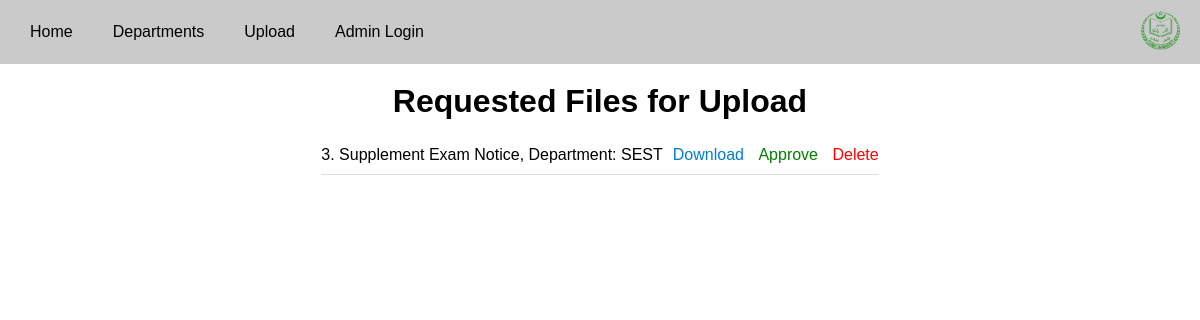
Page /admin/requests on the committed database.
### website/models.py (models this page shows)
class File(db.Model):
    id = db.Column(db.Integer(),primary_key=True)
    file_name = db.Column(db.String(200))
    file_path = db.Column(db.String(50))
    dept = db.Column(db.String(100))
    file_status = db.Column(db.Boolean(), default=False)
    user_id = db.Column(db.Integer(), db.ForeignKey('user.id'))
    user = db.relationship('User', back_populates='files')

### website/views.py (the view)
@login_required
@admin_.route('/requests')
def file_requests():
    files=File.query.all()
    return render_template('request.html', files=files)

### website/templates/request.html (shortened to what this page needs)
{% extends "base.html" %}
{%block content%}
<div class="container">
    <div class="intro-div">
        <h1>Requested Files for Upload</h1>
    </div>
    <br>
    <div class="card-container">
        {% if files %}
            {% for file in files %}
                {% if file.file_status == False %}
                    <div class="file-container">
                        <div class="file-details">
                            <span>{{ file.id }}. {{ file.file_name }}, Department: {{ file.dept }}</span>
                            <div>
                                <a href="{{ url_for('static', filename='uploads/' ~ file.file_path) }}" download class="download-link">Download</a>
                                <a href="{{ url_for('admin_.file_approve', file_id=file.id) }}" class="approve-link">Approve</a>
                                <a href="{{ url_for('admin_.delete_file', file_id=file.id) }}" class="delete-link">Delete</a>
                            </div>
                        </div>
                    </div>
                {% endif %}
            {% endfor %}
        {% else %}
            <br>
            <h3>No file uploaded, <a href="/upload">upload something</a>!</h3>
        {% endif %}
</div>
{%endblock%}

### website/templates/base.html (shortened to what this page needs)
<!DOCTYPE html>
<html lang="en">
<head>
    <link rel="stylesheet" href="../static/style.css">
</head>
<body>
    <nav class="navbar">
        <div class="navbar-container">
            <ul class="navbar-links">
                <li><a href="/">Home</a></li>
                <li><a href="/departments">Departments</a></li>
                <li><a href="/upload">Upload</a></li>
                {% if current_user.is_authenticated %}
                <li><a href="{{ url_for('admin_.logout') }}">Logout</a></li>
                <li><a href="{{ url_for('admin_.signup') }}">Add Admin</a></li>
                <li><a href="{{ url_for('admin_.file_requests') }}">Approval Requests</a></li>
                {% else %}
                <li><a href="/admin/login">Admin Login</a></li>
                {% endif %}
            </ul>
            <div class="navbar-logo">
                <img src="../static/logo.png" alt="logo">
            </div>
        </div>
    </nav>
    {%block content%} {%endblock%}
</body>
</html>

### website/static/style.css (style rules this page uses)
* { margin: 0; padding: 0; box-sizing: border-box; }
body { font-family: Arial, sans-serif; }
.navbar { background-color: #cacaca; padding: 10px 20px; }
.navbar-container { display: flex; justify-content: space-between; align-items: center; }
.navbar-links { list-style-type: none; display: flex; gap: 20px; }
.navbar-links li { display: inline; }
.navbar-links a { color: rgb(0, 0, 0); text-decoration: none; padding: 10px; }
.navbar-logo img { height: 40px; }
.intro-div { text-align: center; line-height: 34px; }
.container { padding: 20px; max-width: 1200px; margin: 0 auto; }
.card-container { display: flex; flex-wrap: wrap; gap: 20px; justify-content: center; }
.file-container { margin-bottom: 20px; }
.file-details { display: flex; align-items: center; justify-content: space-between; border-bottom: 1px solid #ddd; padding: 10px 0; }
.approve-link { color: green; text-decoration: none; margin-left: 10px; }
.delete-link { color: red; text-decoration: none; margin-left: 10px; }
.download-link { color: rgb(0, 125, 209); text-decoration: none; margin-left: 10px; }

### rows in the picture
File: id "3", file_name "Supplement Exam Notice", dept "SEST"
